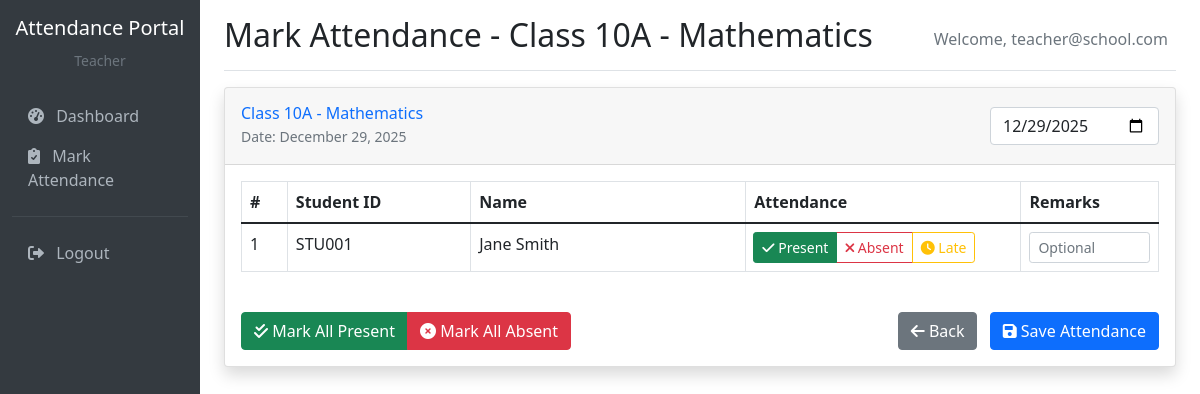
Screenshot of /teacher/mark-attendance?class=1&subject=1 (signed in) with the database file from the repository.
### tables this page shows
CREATE TABLE classes (
    id INT PRIMARY KEY AUTO_INCREMENT,
    name VARCHAR(100) NOT NULL,
    description TEXT,
    created_at TIMESTAMP DEFAULT CURRENT_TIMESTAMP
);

CREATE TABLE subjects (
    id INT PRIMARY KEY AUTO_INCREMENT,
    name VARCHAR(100) NOT NULL,
    code VARCHAR(20) UNIQUE NOT NULL,
    created_at TIMESTAMP DEFAULT CURRENT_TIMESTAMP
);

CREATE TABLE students (
    id INT PRIMARY KEY AUTO_INCREMENT,
    user_id INT NOT NULL,
    student_id VARCHAR(20) UNIQUE NOT NULL,
    first_name VARCHAR(50) NOT NULL,
    last_name VARCHAR(50) NOT NULL,
    class_id INT NOT NULL,
    phone VARCHAR(20),
    address TEXT,
    created_at TIMESTAMP DEFAULT CURRENT_TIMESTAMP,
    FOREIGN KEY (user_id) REFERENCES users(id) ON DELETE CASCADE,
    FOREIGN KEY (class_id) REFERENCES classes(id) ON DELETE CASCADE
);

### app/controllers/TeacherController.php (called while the page is built, shortened)
<?php
class TeacherController extends Controller {
    private $teacherModel;
    private $studentModel;
    public function __construct() {
        $this->teacherModel = new Teacher();
        $this->studentModel = new Student();
    }
    public function markAttendance() {
        $teacher = $this->teacherModel->findByUserId($_SESSION['user_id']);
        $classId = $_GET['class'] ?? null;
        $subjectId = $_GET['subject'] ?? null;
        $date = $_GET['date'] ?? date('Y-m-d');
        $classInfo = $this->db->fetch("SELECT * FROM classes WHERE id = ?", [$classId]);
        $subjectInfo = $this->db->fetch("SELECT * FROM subjects WHERE id = ?", [$subjectId]);
        $students = $this->studentModel->getByClass($classId);
        $attendanceMap = [];
        $this->view('teacher/mark-attendance', [
            'teacher' => $teacher,
            'class' => $classInfo,
            'subject' => $subjectInfo,
            'students' => $students,
            'attendance_map' => $attendanceMap,
            'date' => $date,
            'csrf_token' => $this->generateCsrf()
        ]);
    }
}

### index.php (called while the page is built, shortened)
<?php
spl_autoload_register(function ($class) {
    $paths = [
        APP_PATH . '/controllers/',
        APP_PATH . '/models/',
        APP_PATH . '/core/',
        CONFIG_PATH . '/'
    ];
    foreach ($paths as $path) {
        $file = $path . $class . '.php';
        if (file_exists($file)) {
            return;
        }
    }
});
require_once CONFIG_PATH . '/database.php';
$router = new Router();
$router->add('', 'AuthController@login');
$router->add('login', 'AuthController@login');
$router->add('signup', 'AuthController@signup');
$router->add('logout', 'AuthController@logout');
$router->add('dashboard', 'DashboardController@index');
$router->add('admin/users', 'AdminController@users');
$router->add('admin/classes', 'AdminController@classes');
$router->add('admin/subjects', 'AdminController@subjects');
$router->add('admin/reports', 'AdminController@reports');
$router->add('teacher/attendance', 'TeacherController@attendance');
$router->add('teacher/mark-attendance', 'TeacherController@markAttendance');
$router->add('student/attendance', 'StudentController@attendance');
$router->add('api/save-attendance', 'ApiController@saveAttendance');
$router->add('api/export-csv', 'ApiController@exportCsv');
$router->dispatch();

### config/database.php (called while the page is built, shortened)
<?php
class Database {
    private static $instance = null;
    private $connection;
    private $host = 'localhost';
    private $database = 'attendance_portal';
    private $username = 'root';
    private $password = '';
    private function __construct() {
        try {
            $this->connection = new PDO(
                "mysql:host={$this->host};dbname={$this->database};charset=utf8mb4",
                $this->username,
                $this->password,
                [
                    PDO::ATTR_ERRMODE => PDO::ERRMODE_EXCEPTION,
                    PDO::ATTR_DEFAULT_FETCH_MODE => PDO::FETCH_ASSOC,
                    PDO::ATTR_EMULATE_PREPARES => false
                ]
            );
        } catch (PDOException $e) {
            die("Database connection failed: " . $e->getMessage());
        }
    }
    public static function getInstance() {
        if (self::$instance === null) {
            self::$instance = new self();
        }
        return self::$instance;
    }
    public function query($sql, $params = []) {
        try {
            $stmt = $this->connection->prepare($sql);
            $stmt->execute($params);
            return $stmt;
        } catch (PDOException $e) {
            error_log("Database query error: " . $e->getMessage());
            throw $e;
        }
    }
    public function fetch($sql, $params = []) {
        return $this->query($sql, $params)->fetch();
    }
    public function fetchAll($sql, $params = []) {
        return $this->query($sql, $params)->fetchAll();
    }
}

### app/models/Student.php (called while the page is built, shortened)
<?php
class Student {
    private $db;
    public function __construct() {
        $this->db = Database::getInstance();
    }
    public function getByClass($classId) {
        return $this->db->fetchAll(
            "SELECT s.*, u.email
             FROM students s
             JOIN users u ON s.user_id = u.id
             WHERE s.class_id = ?
             ORDER BY s.first_name, s.last_name",
            [$classId]
        );
    }
}

### app/views/teacher/mark-attendance.php (the view, shortened to what this page needs)
<?php
$pageTitle = 'Mark Attendance - ' . $class['name'] . ' - ' . $subject['name'];
include APP_PATH . '/views/layout/header.php';
?>
<div class="row">
    <div class="col-lg-12">
        <div class="card shadow">
            <div class="card-header py-3">
                <div class="row align-items-center">
                    <div class="col">
                        <h6 class="m-0 font-weight-bold text-primary">
                            <?= htmlspecialchars($class['name']) ?> - <?= htmlspecialchars($subject['name']) ?>
                        </h6>
                        <small class="text-muted">Date: <?= date('F d, Y', strtotime($date)) ?></small>
                    </div>
                    <div class="col-auto">
                        <input type="date" id="attendance-date" class="form-control" value="<?= $date ?>"
                               onchange="changeDate(this.value)">
                    </div>
                </div>
            </div>
            <div class="card-body">
                <?php if (empty($students)): ?>
                    <p class="text-muted">No students found in this class.</p>
                <?php else: ?>
                    <form method="POST">
                        <div class="table-responsive">
                            <table class="table table-bordered">
                                <thead>
                                    <tr>
                                        <th width="5%">#</th>
                                        <th width="20%">Student ID</th>
                                        <th width="30%">Name</th>
                                        <th width="30%">Attendance</th>
                                        <th width="15%">Remarks</th>
                                    </tr>
                                </thead>
                                <tbody>
                                    <?php foreach ($students as $index => $student): ?>
                                    <?php
                                    $currentAttendance = $attendance_map[$student['id']] ?? null;
                                    $currentRemarks = $currentAttendance ? $currentAttendance['remarks'] : '';
                                    ?>
                                    <tr>
                                        <td><?= $index + 1 ?></td>
                                        <td><?= htmlspecialchars($student['student_id']) ?></td>
                                        <td><?= htmlspecialchars($student['first_name'] . ' ' . $student['last_name']) ?></td>
                                        <td>
                                            <div class="btn-group" role="group">
                                                <label class="btn btn-outline-success btn-sm" for="present_<?= $student['id'] ?>">
                                                    <i class="fas fa-check"></i> Present
                                                </label>
                                                <label class="btn btn-outline-danger btn-sm" for="absent_<?= $student['id'] ?>">
                                                    <i class="fas fa-times"></i> Absent
                                                </label>
                                                <label class="btn btn-outline-warning btn-sm" for="late_<?= $student['id'] ?>">
                                                    <i class="fas fa-clock"></i> Late
                                                </label>
                                            </div>
                                        </td>
                                        <td>
                                            <input type="text" class="form-control form-control-sm"
                                                   name="remarks[<?= $student['id'] ?>]"
                                                   value="<?= htmlspecialchars($currentRemarks) ?>"
                                                   placeholder="Optional">
                                        </td>
                                    </tr>
                                    <?php endforeach; ?>
                                </tbody>
                            </table>
                        </div>
                        <div class="row mt-4">
                            <div class="col-md-6">
                                <div class="btn-group" role="group">
                                    <button type="button" class="btn btn-success" onclick="markAll('present')">
                                        <i class="fas fa-check-double"></i> Mark All Present
                                    </button>
                                    <button type="button" class="btn btn-danger" onclick="markAll('absent')">
                                        <i class="fas fa-times-circle"></i> Mark All Absent
                                    </button>
                                </div>
                            </div>
                            <div class="col-md-6 text-end">
                                <a href="<?= $url('teacher/attendance') ?>" class="btn btn-secondary me-2">
                                    <i class="fas fa-arrow-left"></i> Back
                                </a>
                                <button type="submit" class="btn btn-primary">
                                    <i class="fas fa-save"></i> Save Attendance
                                </button>
                            </div>
                        </div>
                    </form>
                <?php endif; ?>
            </div>
        </div>
    </div>
</div>
<?php include APP_PATH . '/views/layout/footer.php'; ?>

### app/views/layout/header.php (shortened to what this page needs)
<!DOCTYPE html>
<html lang="en">
<head>
    <link href="https://cdn.jsdelivr.net/npm/bootstrap@5.1.3/dist/css/bootstrap.min.css" rel="stylesheet">
    <link href="https://cdnjs.cloudflare.com/ajax/libs/font-awesome/6.0.0/css/all.min.css" rel="stylesheet">
</head>
<body>
    <?php if (isset($_SESSION['user_id'])): ?>
    <div class="container-fluid">
        <div class="row">
            <nav class="col-md-3 col-lg-2 d-md-block sidebar collapse">
                <div class="position-sticky pt-3">
                    <div class="text-center mb-4">
                        <h5 class="text-white">Attendance Portal</h5>
                        <small class="text-muted"><?= ucfirst($_SESSION['user_role']) ?></small>
                    </div>
                    <ul class="nav flex-column">
                        <li class="nav-item">
                            <a class="nav-link" href="<?= $url('dashboard') ?>">
                                <i class="fas fa-tachometer-alt me-2"></i>
                                Dashboard
                            </a>
                        </li>
                        <?php if ($_SESSION['user_role'] === 'teacher'): ?>
                        <li class="nav-item">
                            <a class="nav-link" href="<?= $url('teacher/attendance') ?>">
                                <i class="fas fa-clipboard-check me-2"></i>
                                Mark Attendance
                            </a>
                        </li>
                        <?php endif; ?>
                    </ul>
                    <hr class="text-muted">
                    <ul class="nav flex-column">
                        <li class="nav-item">
                            <a class="nav-link" href="<?= $url('logout') ?>">
                                <i class="fas fa-sign-out-alt me-2"></i>
                                Logout
                            </a>
                        </li>
                    </ul>
                </div>
            </nav>
            <main class="col-md-9 ms-sm-auto col-lg-10 px-md-4 main-content">
                <div class="d-flex justify-content-between flex-wrap flex-md-nowrap align-items-center pt-3 pb-2 mb-3 border-bottom">
                    <h1 class="h2"><?= $pageTitle ?? 'Dashboard' ?></h1>
                    <div class="btn-toolbar mb-2 mb-md-0">
                        <div class="btn-group me-2">
                            <span class="text-muted">Welcome, <?= $_SESSION['user_email'] ?></span>
                        </div>
                    </div>
                </div>
    <?php endif; ?>

### app/views/layout/header.php (style rules this page uses)
.sidebar { min-height: 100vh; background-color: #343a40; }
.sidebar .nav-link { color: #adb5bd; }
.main-content { margin-left: 0; }
@media (min-width: 768px) { .main-content { margin-left: 250px; } }

### rows the page displays
classes: name.name "Mark Attendance - Class 10A - Mathematics", name "Class 10A"
subjects: name "Mathematics"
students: student "STU001", first_name+last_name "Jane Smith"

### other values shown
$_SESSION['user_role'] "Teacher"
$_SESSION['user_email'] "teacher@school.com"
date('F d, Y', strtotime($date)) "December 29, 2025"
